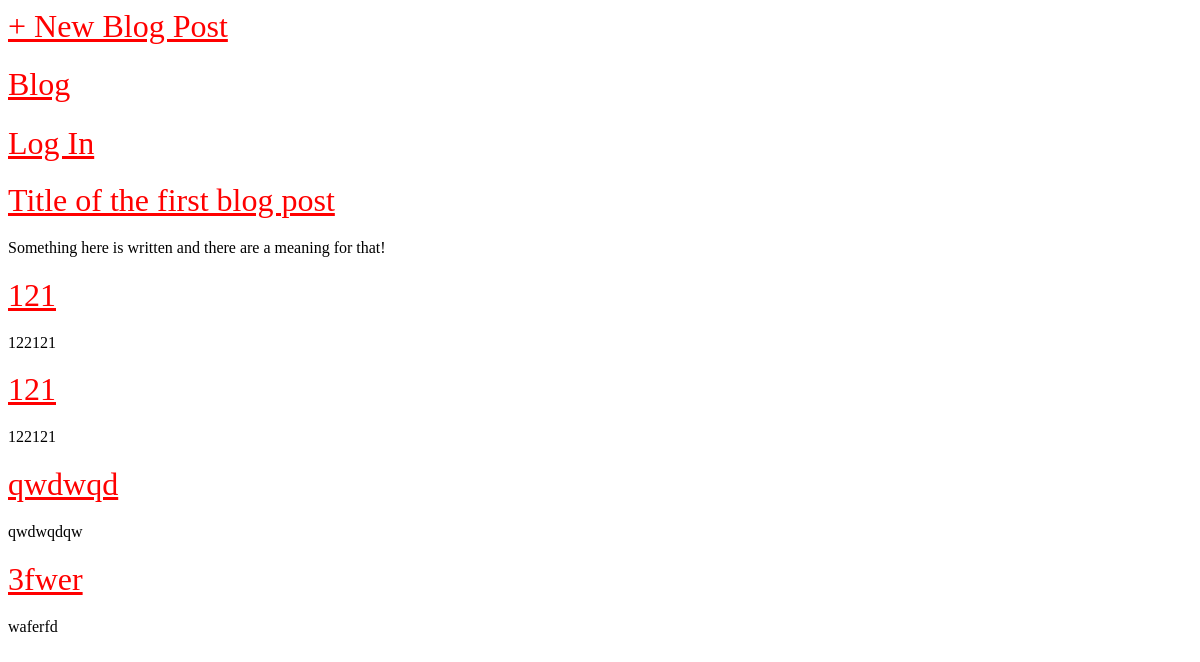
/, run on an earlier commit of the app's database.
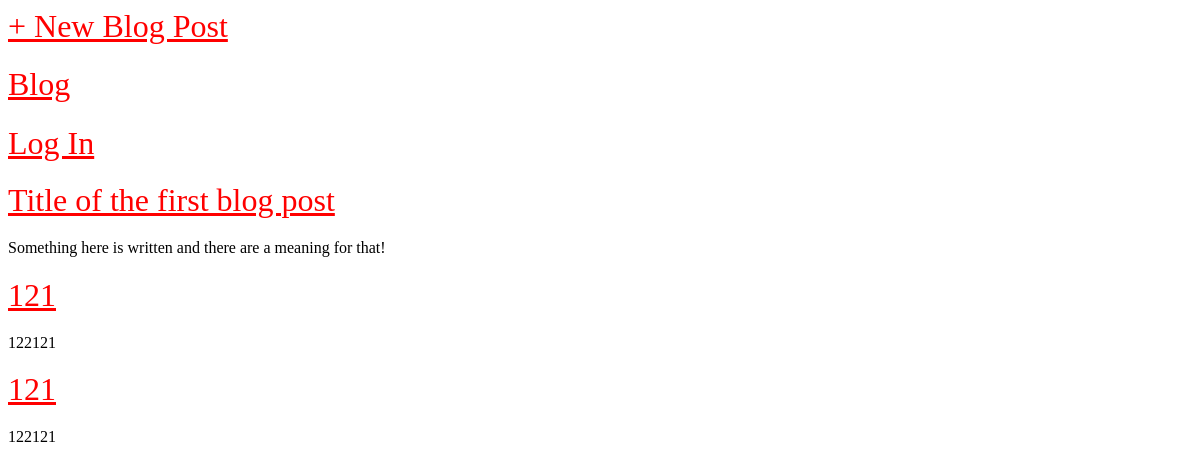
And on a later commit of the database.
### blog/models.py (models this page shows, shortened)
class Post(models.Model):
    title = models.CharField(max_length=200)
    author = models.ForeignKey(
        'auth.User',
        on_delete=models.CASCADE,
        )
    body = models.TextField()

### blog/views.py (the view)
# urls.py: path('', BlogListView.as_view(), name='home'),
class BlogListView(ListView):
    model = Post
    template_name = 'home.html'

### templates/home.html
{% extends 'base.html' %}
{% block content %}
    {% for post in object_list %}
        <div class="post-entry">
            <h2>
                <a href="{% url 'post_detail' post.pk %}">{{ post.title }}</a>
            </h2>
            <p>{{ post.body }}</p>
        </div>
    {% endfor%}
{% endblock content %}

What changed in the data, as far as the page shows it:
removed Post: title "qwdwqd", body "qwdwqdqw"
removed Post: title "3fwer", body "waferfd"
